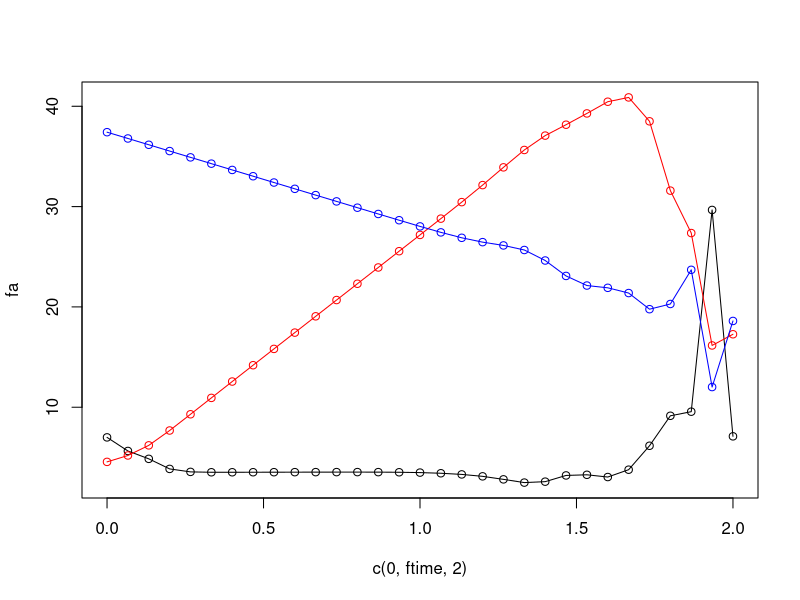
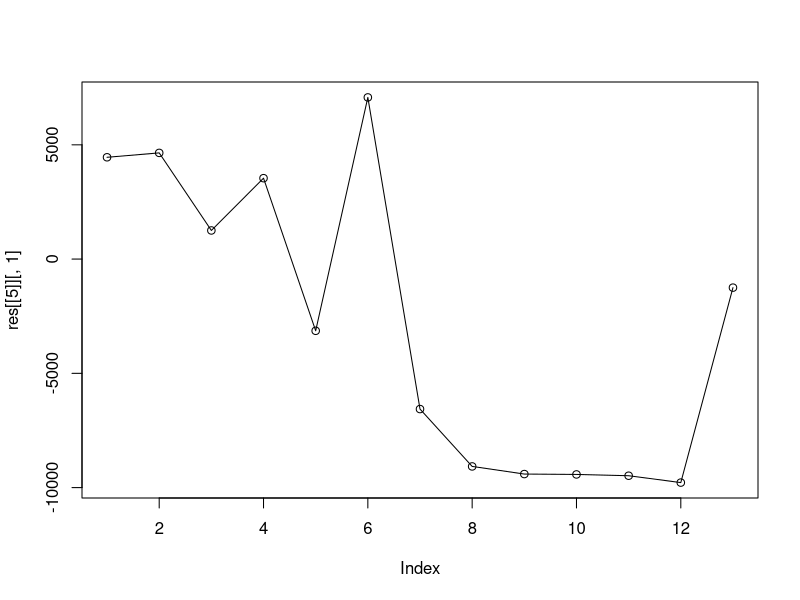
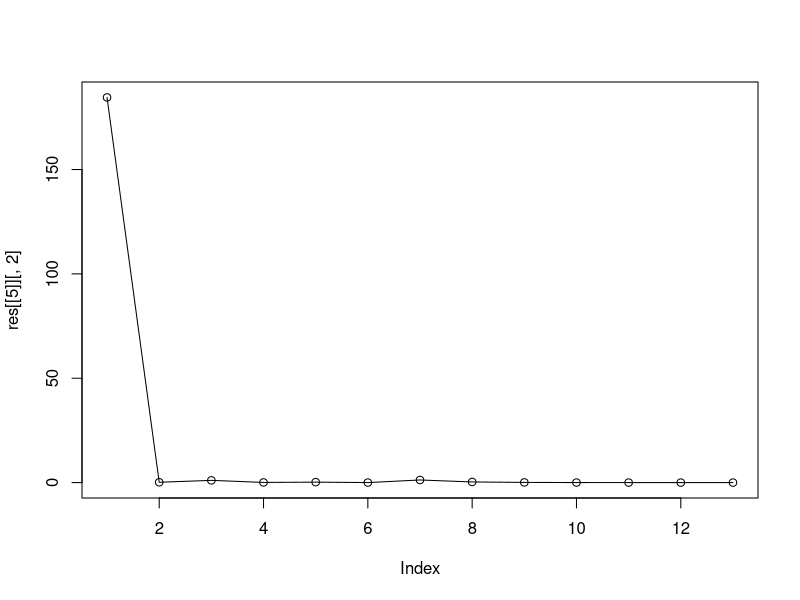

These figures' R source, in order: (Note: this script raises an error after producing the figures.)
library(ggplot2)


wwwcost <- function(N, tL, PL, TL, PR, TR, Length, TimeGrid){
  Stop1 = 1.0
  Stop2 = 1.0

  PError = 0
  PError2 = 0

  alpha = 10000*matrix(1,2,1)

  a = matrix(0,1,N+1)
  b = matrix(0,1,N+1)
  c = matrix(1,1,N+1)
  h = (TimeGrid[length(TimeGrid)] - TimeGrid[1])/N
  Time = seq((TimeGrid[1]+h),(TimeGrid[length(TimeGrid)]-h),h)
  # ???ݱ??????ݣ?????ʱ???? at ??ֵ
  a[1] = TL[1]/tL
  a[length(a)] = TL[length(TL)]/tL

  a = seq(a[1],a[length(a)],(a[length(a)]-a[1])/N)
  # ???ݱ??????ݣ?????ʱ???? ct ??ֵ
  Coef = c(tL*PL[1]/TL[1],tL*PL[length(PL)]/TL[length(TL)])

  f = function(x){(1 - exp(-tL*x))/x - Coef}
  g = function(x){(tL*x*exp(-tL*x) - (1 - exp(- tL*x)))/x^2}
  Temp =  c(c[1],c[length(c)])
  for(i in  1:10){
    Temp = Temp - f(Temp)/g(Temp)
  }

  c = seq(Temp[1], Temp[length(Temp)],(Temp[length(Temp)] - Temp[1])/N)

  # ???þ???
  IA = diag(2,N-1,N-1) + cbind(matrix(0,N-1,1),diag(-1,N-1, N-2)) + rbind(matrix(0,1,N-1),diag(-1,N-2, N-1))
  IB = diag(2,N+1,N+1) + cbind(matrix(0,N+1,1),diag(-1,N+1, N)) + rbind(matrix(0,1,N+1),diag(-1,N, N+1))
  IB[1,1] = 1
  IB[dim(IB)[1],dim(IB)[1]] = 1
  IC = IA

  blkdiag <- function(x,y,z){
    x1 = cbind(x,matrix(0, dim(x)[1], dim(y)[1] + dim(z)[1]))
    y1 = cbind(matrix(0, dim(y)[1], dim(x)[1]), y)
    y1 = cbind(y1,matrix(0, dim(y)[1], dim(z)[1]))
    z1 = cbind(matrix(0,dim(z)[1],dim(x)[1]+dim(y)[1]), z)
    mat = rbind(x1,y1)
    mat = rbind(mat, z1)
    return(mat)
  }

  MatrixJ = blkdiag(IA,IB,IC)
  VectorJ = matrix(0,3*N-1,1)
  VectorJ[1] = -a[1]
  VectorJ[N-2] = -a[N+1]
  VectorJ[2*N+1] = -c[1]
  VectorJ[3*N-1] = -c[length(c)]
  X = c(a[2:(length(a)-1)],b,c[2:(length(c)-1)])

  PRTRX <- function(a,b,c,N,TimeGrid,Initial){

    eta = matrix(0,3*N-1,N)
    for(i in 2:N){
      eta[i-1,i-1] = 1
    }

    xi =  matrix(0,3*N-1,N)
    for(i in 2:N){
      xi[2*N+i-1,i-1] = 1
    }

    theta =matrix(0,3*N-1,N)
    for(i in 1 : N){
      theta[N-1+i,i] = 1
    }

    f1 = function(x,a,b,c){
      t(t(c(a - c * x[1],a - b * (x[2]-x[1]))))
    }
    g1 = function(x,eta,xi,theta,b,c,S){
      t(t(c(eta - xi * S[1] - c * x[1:(3*N-1)], eta - (S[2]-S[1])*theta - b*(x[(3*N):length(x)]-x[1:(3*N-1)]))))
    }

    h = (TimeGrid[length(TimeGrid)] - TimeGrid[1])/N
    S = Initial
    K = matrix(0,2,4)
    GRAD = matrix(0,6*N-2,1)
    L = matrix(0,6*N-2,4)

    for(i in 1 : (N - 1)){
      S1 = S
      K[,1] = f1(S1,a[i],b[i],c[i])
      S2 = S + h/2 * K[,1]
      K[,2] = f1(S2,a[i],b[i],c[i])
      S3 = S + h/2 * K[,2]
      K[,3] = f1(S3,a[i],b[i],c[i])
      S4 = S + h * K[,3]
      K[,4] = f1(S4,a[i],b[i],c[i])
      S = S + h*( K[,1] + 2 * K[,2] + 2 * K[,3] + K[,4])/6
      #i=1
      #x = GRAD
      #eta = eta[,i]
      #xi = xi[,i]
      #theta = theta[,i]
      #b = b[i]
      #c = c[i]
      #S = S1

      L[,1] = g1(GRAD,eta[,i],xi[,i],theta[,i],b[i],c[i],S1)
      L[,2] = g1(GRAD+h/2 * L[,1],eta[,i],xi[,i],theta[,i],b[i],c[i],S2)
      L[,3] = g1(GRAD+h/2 * L[,2],eta[,i],xi[,i],theta[,i],b[i],c[i],S3)
      L[,4] = g1(GRAD+h * L[,3],eta[,i],xi[,i],theta[,i],b[i],c[i],S4)
      GRAD = GRAD +h*( L[,1] + 2 * L[,2] + 2 * L[,3] + L[,4])/6
    }
    dim(GRAD) = c(3*N-1,2)

    return(list(S,GRAD))

  }
  error = c()
  for(i in 1 : 50){
      Grad = MatrixJ %*% t(t(X)) + VectorJ
      res = PRTRX(a,b,c,N,TimeGrid[1:2],t(t(c(PR[1],TR[1]))))
      S = res[[1]]
      GRAD = res[[2]]
      Grad = Grad + alpha[1] * (S[1] - PR[length(PR)]) * GRAD[,1] + alpha[2] * (S[2] - TR[length(TR)]) * GRAD[,2]
      Index = which(Grad>0)

      rho = 0.5 * min(X[Index]/Grad[Index])
      #print(X[Index])
      #(Grad[Index])
      X = X - rho * Grad
      StopRule = min(c(Stop1,Stop2,sqrt(sum(Grad^2))))

      if(StopRule < 1e-4){
        break
      }
      a[2:(length(a)-1)] = X[1:(N-1)]
      b = X[N:(2*N)]
      c[2:(length(c)-1)] = X[(2*N+1):(3*N-1)]

      Error = t(X) %*% MatrixJ %*% X/2/h + t(X) %*% VectorJ/h
      Error2 = (S[1] - PR[length(PR)])^2 + (S[2] - TR[length(TR)])^2
      error = rbind(error, c(Error, Error2))
      Stop1 = abs(Error-PError)
      Stop2 = abs(Error2-PError2)
      PError = Error
      PError2= Error2
  }
  Error = t(X) %*% MatrixJ %*% X/2/h + t(X) %*% VectorJ/h
  Error2 = (S[1] - PR[length(PR)])^2 + (S[2] - TR[length(TR)])^2
  return(list(a,b,c,Time, error))
}

TimeGrid = c(0,2)
Length = 2
PL = c(0.1869, 0.3816)
TL = c(10.4898, 10.6463)
PR = c(0.4387, 0.4456)
TR = c(0.7655, 0.7952)
tL = 1.5
N = 30
res = wwwcost(N, tL, PL, TL, PR, TR, Length, TimeGrid)
fa = res[[1]]
fb = res[[2]]
fc = res[[3]]
ftime = res[[4]]
plot(c(0,ftime,2), fa, type = 'o', ylim=c(min(fa,fb,fc), max(fa,fb,fc)))
points(c(0,ftime,2), fb, col='red', type = 'o')
points(c(0,ftime,2), fc, col='blue', type = 'o')

plot(res[[5]][,1], type = 'o')
plot(res[[5]][,2], type = 'o')


getGCD <- function(m,n){
  if(!n){
    return(m)
  }else{
    return(getGCD(n,m %% n))
  }
}
TimeGrid <- c(0, 1/6, 1/3, 1/2, 1, 2, 4, 8, 16)
TimeGrid2 = TimeGrid[-which(TimeGrid==0)]
tmp = getGCD(TimeGrid2[1],TimeGrid2[2])
for(i in 3:length(TimeGrid2)){
  tmp = getGCD(tmp,TimeGrid2[i])
}
gridnumber = round(diff(TimeGrid)/tmp-1)
timegrid = c()
for(i in 1:length(gridnumber)){
  if(gridnumber[i]==0){
    timegrid = c(timegrid, TimeGrid[i])
  }else{
    timegrid = c(timegrid, spline(c(TimeGrid[i],(TimeGrid[i+1]-tmp)),n=gridnumber[i]+1)$y)
  }
}
timegrid = c(timegrid, TimeGrid[i+1])
pos_at = 1:length(TimeGrid)+c(0,cumsum(gridnumber))


TimeGrid <- c(0, 1/6, 1/3, 1/2, 1, 2, 4, 8, 16)
TL = as.vector(rpkms$foursu_exons[1,])
TR = as.vector(rpkms$total_exons[1,])
PL = as.vector(rpkms$foursu_introns[1,])
PR = as.vector(rpkms$total_introns[1,])
tL = 1/6
Length = 2
N = 30
i=6
timegrid = TimeGrid[c(i,(i+1))]
TL1 = TL[c(i,(i+1))]
TR1 = TR[c(i,(i+1))]
PL1 = PL[c(i,(i+1))]
PR1 = PR[c(i,(i+1))]
res = wwwcost(N, tL, PL1, TL1, PR1, TR1, Length, timegrid)
fa = res[[1]]
fb = res[[2]]
fc = res[[3]]
ftime = res[[4]]


ad = as.matrix(data.frame(ftime=round(ftime,4),aa=round(fa[2:(length(fa)-1)],4), type=rep(1,length(ftime))))
bd = as.matrix(data.frame(ftime=round(ftime,4),bb=round(fb[2:(length(fb)-1)],4), type=rep(2,length(ftime))))
cd = as.matrix(data.frame(ftime=round(ftime,4),cc=round(fc[2:(length(fc)-1)],4), type=rep(3,length(ftime))))
plotdata = rbind(ad,bd)
plotdata = rbind(plotdata, cd)
plotdata = as.data.frame(plotdata)
plotdata[,3] = factor(plotdata[,3])
ggplot(plotdata, aes(x=ftime, y=aa, colour = type, shape = type)) +
  geom_point()# +facet_wrap( ~ type)





TimeGrid <- c(0, 1/6, 1/3, 1/2, 1, 2, 4, 8, 16)
TL = as.vector(rpkms$foursu_exons[1,])
TR = as.vector(rpkms$total_exons[1,])
PL = as.vector(rpkms$foursu_introns[1,])
PR = as.vector(rpkms$total_introns[1,])

tL = 1/6
Length = 2
N = 30
fa = c()
fb = c()
fc = c()
ftime = c()
for(i in 1:(length(TimeGrid)-1)){
  timegrid = TimeGrid[c(i,(i+1))]
  TL1 = TL[c(i,(i+1))]
  TR1 = TR[c(i,(i+1))]
  PL1 = PL[c(i,(i+1))]
  PR1 = PR[c(i,(i+1))]
  res = wwwcost(N, tL, PL1, TL1, PR1, TR1, Length, timegrid)
  fa = c(fa,res[[1]][2:(length(res[[1]])-1)])
  fb = c(fb,res[[2]][2:(length(res[[2]])-1)])
  fc = c(fc,res[[3]][2:(length(res[[3]])-1)])
  ftime = c(ftime, res[[4]])

}
ad = as.matrix(data.frame(ftime=round(ftime,4),aa=round(fa,4), type=rep(1,length(ftime))))
bd = as.matrix(data.frame(ftime=round(ftime,4),bb=round(fb,4), type=rep(2,length(ftime))))
cd = as.matrix(data.frame(ftime=round(ftime,4),cc=round(fc,4), type=rep(3,length(ftime))))
plotdata = rbind(ad,bd)
plotdata = rbind(plotdata, cd)
plotdata = as.data.frame(plotdata)
plotdata[,3] = factor(plotdata[,3])
ggplot(plotdata, aes(x=ftime, y=aa, colour = type, shape = type)) +
  geom_point()# +facet_wrap( ~ type)
